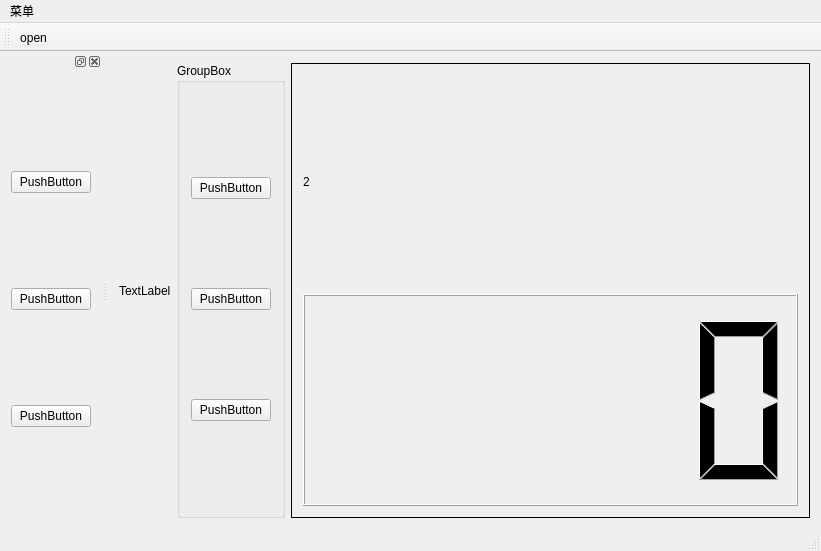
<?xml version="1.0" encoding="UTF-8"?>
<ui version="4.0">
 <class>MainWindow</class>
 <widget class="QMainWindow" name="MainWindow">
  <property name="geometry">
   <rect>
    <x>0</x>
    <y>0</y>
    <width>821</width>
    <height>551</height>
   </rect>
  </property>
  <property name="windowTitle">
   <string>MainWindow</string>
  </property>
  <widget class="QWidget" name="centralWidget">
   <layout class="QHBoxLayout" name="horizontalLayout">
    <item>
     <widget class="QLabel" name="label_4">
      <property name="text">
       <string>TextLabel</string>
      </property>
     </widget>
    </item>
    <item>
     <widget class="QGroupBox" name="groupBox">
      <property name="title">
       <string>GroupBox</string>
      </property>
      <layout class="QVBoxLayout" name="verticalLayout_3">
       <item>
        <widget class="QPushButton" name="pushButton_2">
         <property name="text">
          <string>PushButton</string>
         </property>
        </widget>
       </item>
       <item>
        <widget class="QPushButton" name="pushButton">
         <property name="text">
          <string>PushButton</string>
         </property>
        </widget>
       </item>
       <item>
        <widget class="QPushButton" name="pushButton_3">
         <property name="text">
          <string>PushButton</string>
         </property>
        </widget>
       </item>
      </layout>
     </widget>
    </item>
    <item>
     <widget class="QStackedWidget" name="stackedWidget">
      <property name="frameShape">
       <enum>QFrame::Box</enum>
      </property>
      <property name="currentIndex">
       <number>0</number>
      </property>
      <widget class="QWidget" name="page">
       <layout class="QVBoxLayout" name="verticalLayout_2">
        <item>
         <widget class="QLabel" name="label">
          <property name="text">
           <string>2</string>
          </property>
         </widget>
        </item>
        <item>
         <widget class="QLCDNumber" name="lcdNumber"/>
        </item>
       </layout>
      </widget>
      <widget class="QWidget" name="page_3">
       <widget class="QLabel" name="label_2">
        <property name="geometry">
         <rect>
          <x>130</x>
          <y>160</y>
          <width>72</width>
          <height>15</height>
         </rect>
        </property>
        <property name="text">
         <string>3</string>
        </property>
       </widget>
       <widget class="QTimeEdit" name="timeEdit">
        <property name="geometry">
         <rect>
          <x>210</x>
          <y>130</y>
          <width>118</width>
          <height>22</height>
         </rect>
        </property>
       </widget>
      </widget>
      <widget class="QWidget" name="page_2">
       <widget class="QLabel" name="label_3">
        <property name="geometry">
         <rect>
          <x>20</x>
          <y>40</y>
          <width>72</width>
          <height>15</height>
         </rect>
        </property>
        <property name="text">
         <string>1</string>
        </property>
       </widget>
       <widget class="QCalendarWidget" name="calendarWidget">
        <property name="geometry">
         <rect>
          <x>160</x>
          <y>20</y>
          <width>296</width>
          <height>236</height>
         </rect>
        </property>
       </widget>
      </widget>
     </widget>
    </item>
   </layout>
  </widget>
  <widget class="QMenuBar" name="menuBar">
   <property name="geometry">
    <rect>
     <x>0</x>
     <y>0</y>
     <width>821</width>
     <height>26</height>
    </rect>
   </property>
   <widget class="QMenu" name="menu">
    <property name="title">
     <string>菜单</string>
    </property>
    <addaction name="actionopen"/>
   </widget>
   <addaction name="menu"/>
  </widget>
  <widget class="QToolBar" name="mainToolBar">
   <property name="movable">
    <bool>true</bool>
   </property>
   <attribute name="toolBarArea">
    <enum>TopToolBarArea</enum>
   </attribute>
   <attribute name="toolBarBreak">
    <bool>true</bool>
   </attribute>
   <addaction name="actionopen"/>
  </widget>
  <widget class="QStatusBar" name="statusBar"/>
  <widget class="QDockWidget" name="dockWidget">
   <property name="floating">
    <bool>false</bool>
   </property>
   <attribute name="dockWidgetArea">
    <number>1</number>
   </attribute>
   <widget class="QWidget" name="dockWidgetContents">
    <layout class="QVBoxLayout" name="verticalLayout">
     <item>
      <widget class="QPushButton" name="pushButton_4">
       <property name="text">
        <string>PushButton</string>
       </property>
      </widget>
     </item>
     <item>
      <widget class="QPushButton" name="pushButton_5">
       <property name="text">
        <string>PushButton</string>
       </property>
      </widget>
     </item>
     <item>
      <widget class="QPushButton" name="pushButton_6">
       <property name="text">
        <string>PushButton</string>
       </property>
      </widget>
     </item>
    </layout>
   </widget>
  </widget>
  <action name="actionopen">
   <property name="text">
    <string>open</string>
   </property>
  </action>
 </widget>
 <layoutdefault spacing="6" margin="11"/>
 <resources/>
 <connections/>
</ui>
